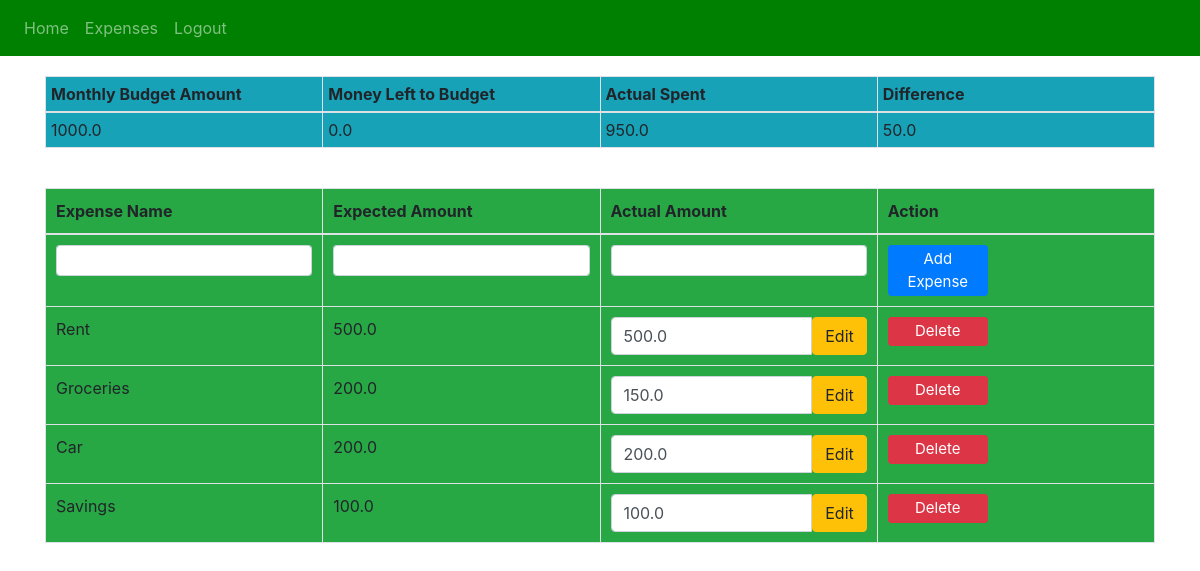
Page /expenses (signed in) on the committed database.
### website/models.py (models this page shows)
class Expense(db.Model):
    id = db.Column(db.Integer, primary_key=True)
    expense_name = db.Column(db.String(150), nullable=False)
    expected_expense = db.Column(db.Float, nullable=False)
    actual_expense = db.Column(db.Float, nullable=False, default=0.0)
    date = db.Column(db.DateTime(timezone=True), default=func.now())
    user_id = db.Column(db.Integer, db.ForeignKey('user.id'))

### website/views.py (the view)
@views.route('/expenses', methods=['GET', 'POST'])
@login_required
def expenses():
    if request.method == 'POST':
        addExpense()
    return render_template(
        "expenses.html",
        user=current_user,
        total_income=current_user.get_total_income(),
        remaining_to_budget=current_user.get_remaining_to_budget(),
        actual_spent=current_user.get_actual_spent(),
        difference=current_user.get_difference()
    )

### website/__init__.py (called while the page is built)
def create_app():
    app = Flask(__name__)
    app.config['SECRET_KEY'] = 'alhgaklgdakd jakhgakaggaae'
    app.config['SQLALCHEMY_DATABASE_URI'] = f'sqlite:///{DB_NAME}'
    db.init_app(app)
    from .views import views
    from .auth import auth
    app.register_blueprint(views, url_prefix='/')
    app.register_blueprint(auth, url_prefix='/')
    from .models import User, Expense, Income
    with app.app_context():
        db.create_all()
    login_manager = LoginManager()
    login_manager.login_view = 'auth.login'
    login_manager.init_app(app)
    @login_manager.user_loader
    def load_user(id):
        return User.query.get(int(id))
    return app

### website/models.py (called while the page is built)
    def get_total_income(self):
        return sum(income.expected_income for income in self.incomes)

    def get_total_actual_income(self):
        return sum(income.actual_income for income in self.incomes)

    def get_total_expenses(self):
        return sum(expense.expected_expense for expense in self.expenses)

    def get_remaining_to_budget(self):
        return self.get_total_income() - self.get_total_expenses()

    def get_actual_spent(self):
        return sum(expense.actual_expense for expense in self.expenses)

    def get_difference(self):
        return (self.get_total_actual_income() - self.get_actual_spent())

### website/templates/expenses.html (shortened to what this page needs)
{% extends "base.html" %}
{% block content %}
<div id="tableContainer">
    <table class="table table-bordered" id="budgetTable">
        <thead>
            <tr>
                <th class="bg-info">Monthly Budget Amount</th>
                <th class="bg-info">Money Left to Budget</th>
                <th class="bg-info">Actual Spent</th>
                <th class="bg-info">Difference</th>
            </tr>
        </thead>
        <tbody>
            <tr>
                <td class="bg-info">{{ total_income }}</td>
                <td class="bg-info">{{ remaining_to_budget }}</td>
                <td class="bg-info">{{ actual_spent }}</td>
                <td class="bg-info">{{ difference }}</td>
            </tr>
        </tbody>
    </table>
</div>
<div id="tableContainer">
<table class="table table-bordered" id="expenseTable">
    <thead>
        <tr>
            <th class="bg-success">Expense Name</th>
            <th class="bg-success">Expected Amount</th>
            <th class="bg-success">Actual Amount</th>
            <th class="bg-success">Action</th>
        </tr>
    </thead>
    <tbody>
            <tr>
                <form method="POST">
                    <td class="bg-success">
                        <input class="form-control form-control-sm" type="text" id="expenseName" name="expenseName" required>
                    </td>
                    <td class="bg-success">
                        <input class="form-control form-control-sm" type="number" step="0.01" id="expectedExpense" name="expectedExpense" required>
                    </td>
                    <td class="bg-success">
                        <input class="form-control form-control-sm" type="number" step="0.01" id="actualExpense" name="actualExpense" required>
                    </td>
                    <td class="bg-success">
                        <button type="submit" class="btn btn-primary btn-sm btn-custom">Add Expense</button>
                    </td>
                </form>
            </tr>
        {% for expense in user.expenses %}
        <tr>
            <td class="bg-success">{{ expense.expense_name }}</td>
            <td class="bg-success">{{ expense.expected_expense }}</td>
            <td class="bg-success">
            	<form id="form-{{ expense.id }}" method="POST">
                    <div class="input-group">
                        <input type="number" class="form-control" name="actualExpense" value="{{ expense.actual_expense }}" aria-describedby="button-addon2" required>
                    	<button class="btn btn-warning" type="button" id="button-addon2" onClick="updateExpense({{ expense.id }})">Edit</button>
                   </div>
                </form>
	        </td>
            <td class="bg-success">
                <button type="button" class="btn btn-danger btn-sm btn-custom" onClick="deleteExpense({{ expense.id }})">Delete</button>
            </td>
        </tr>
        {% endfor %}
    </tbody>
</table>
</div>
{% endblock %}

### website/templates/expenses.html (style rules this page uses)
.btn-custom { padding: 2px 5px; font-size: 15px; width: 100px; }
#tableContainer { display: flex; justify-content: center; border-collapse: collapse; flex-direction: column; align-items: center; width: 100%; }
#expenseTable th, #expenseTable td { padding: 10px; width: calc(100% /4); }
#expenseTable { margin: 20px 0; }
#budgetTable { margin: 20px 0; }
#budgetTable th, #budgetTable td { padding: 5px; width: calc(100% / 4); }
.input-group, .input-group input, .input-group button { margin-bottom: 0 !important; }

### rows in the picture
Expense: expense_name "Rent", expected_expense "500.0", actualExpense "500.0"
Expense: expense_name "Groceries", expected_expense "200.0", actualExpense "150.0"
Expense: expense_name "Car", expected_expense "200.0", actualExpense "200.0"
Expense: expense_name "Savings", expected_expense "100.0", actualExpense "100.0"

### other values in the picture
{{ total_income }} "1000.0"
{{ remaining_to_budget }} "0.0"
{{ actual_spent }} "950.0"
{{ difference }} "50.0"
